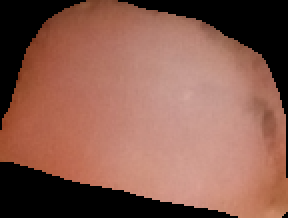
#> input picture Dataset/anemic/Anemic-FN-018 (10).png, 144 x 109 px (shown 2 times larger); its folder holds only this picture in this run
$ python data_preprocessing.py
#> lines starting #> are read from the running program, lines starting #| are printed output that depends on the picture
import os
import cv2
import numpy as np
import pandas as pd

# Define paths
data_dir = "Dataset"
categories = ["anemic", "non_anemic"]

data = []

# Process each category
for label, category in enumerate(categories):
    folder_path = os.path.join(data_dir, category)

    for img_name in os.listdir(folder_path):
        img_path = os.path.join(folder_path, img_name)

        try:
            img = cv2.imread(img_path)
#> img is the input picture: shape (109, 144, 3); mean B, G, R 78.5, 92, 137.6
            img = cv2.resize(img, (128, 128))
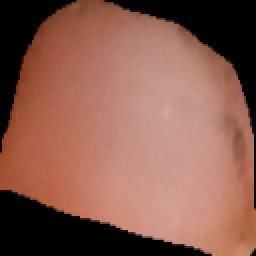
#> img: shape (128, 128, 3) (shown 2 times larger); mean B, G, R 78.4, 91.9, 137.5

            # Calculate average RGB values
            avg_color_per_row = np.average(img, axis=0)
#> avg_color_per_row = 128 rows, first 8: [7.15, 11.88, 23.65], [9.42, 15.82, 32.05], [10.38, 17.27, 34.92], [11.55, 18.77, 37.62], [13.23, 20.95, 41.87], [15.41, 24.07, 47.85], [17.95, 27.68, 54.5], [20.3, 30.93, 60.74]
            avg_color = np.average(avg_color_per_row, axis=0)
#> avg_color = [78.42, 91.85, 137.5]
            r, g, b = avg_color
#> r = 78.42; g = 91.85; b = 137.5

            data.append([r, g, b, label])

        except Exception as e:
            print(f"Error processing {img_name}: {e}")
#> pass 2 of the loop `for label, category in enumerate(categories):`:
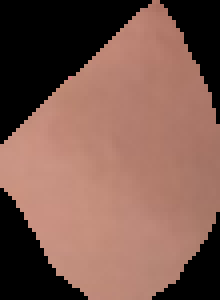
#> input picture Dataset/non_anemic/Non-Anrmic-FN-164 (11).png, 55 x 75 px (shown 4 times larger)
#> img is the input picture: shape (75, 55, 3); mean B, G, R 78.6, 89.3, 124.8
#> `img = cv2.resize(img, (128, 128))`:
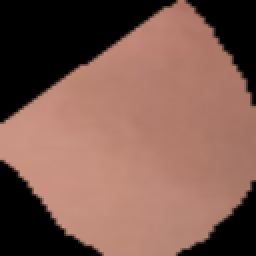
#> img: shape (128, 128, 3) (shown 2 times larger); mean B, G, R 78.6, 89.2, 124.7
#> avg_color_per_row = 128 rows, first 8: [19.16, 21.55, 29.35], [19.66, 22.12, 30.12], [21.18, 23.84, 32.45], [22.69, 25.55, 34.77], [24.13, 27.2, 37.02], [25.58, 28.86, 39.27], [27.05, 30.54, 41.59], [28.52, 32.27, 44]
#> avg_color = [78.55, 89.2, 124.7]
#> r = 78.55; g = 89.2; b = 124.7

# Save to CSV
df = pd.DataFrame(data, columns=['R', 'G', 'B', 'Label'])
#> df = table of 2 rows and 4 columns
df.to_csv("features.csv", index=False)

print("✅ Data preprocessing complete. features.csv saved.")
